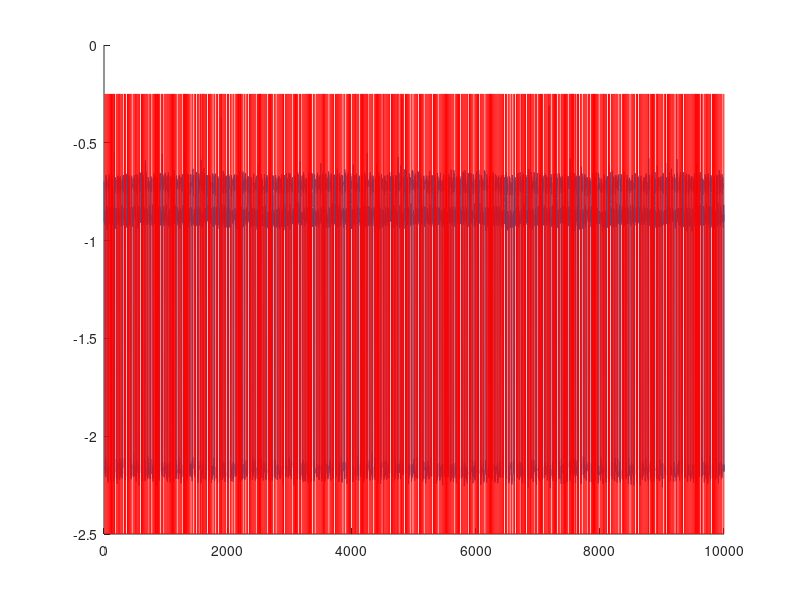

Recreate this plot in MATLAB.
% offline. 
% eventually need to do it online (20180516)

clc
clear all
close all

load('data_multiplexer.mat');

transitionIdx = [];

for idx = 1:numel(singleReading)-1
    curr = singleReading(idx);
    next = singleReading(idx+1);
    
    if(0.2*abs(curr) < abs(curr-next))
        disp('change');
        transitionIdx = [transitionIdx idx];
    end
end

figure;
hold on;
plot(singleReading);
for idx = 1 : numel(transitionIdx)
    plot([transitionIdx(idx) transitionIdx(idx)], [-.25 -2.5],'r');
end